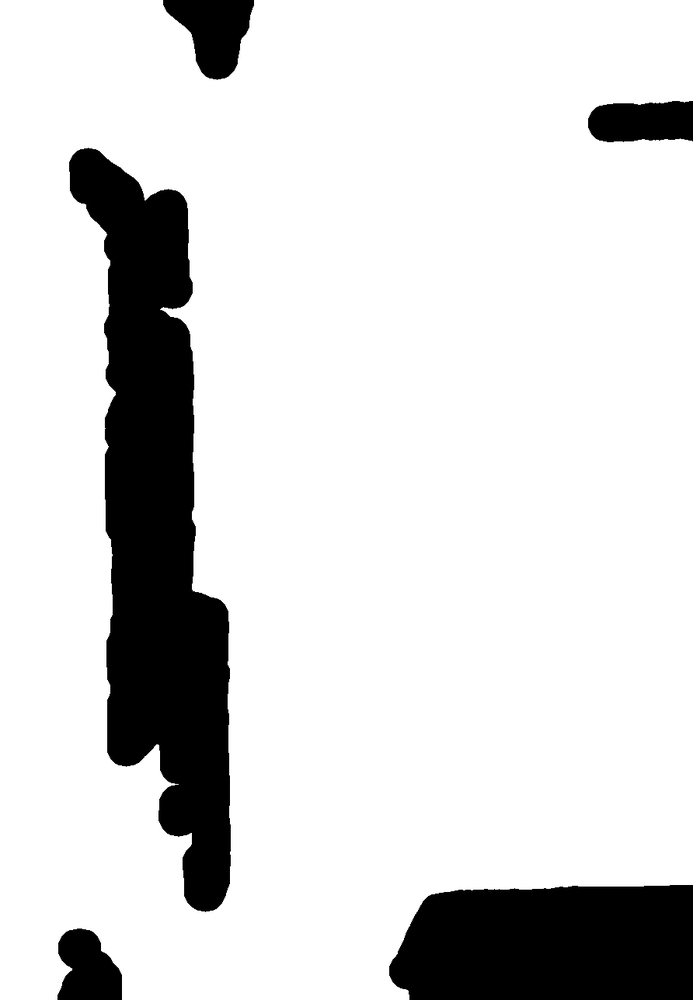
#> input picture mp-data/processed/spatial/walkable_mask.png, 693 x 1000 px, shrunk from 892 x 1287 before the run, found by its file name
$ python make_barcelona_v1_contact_sheets.py
#> lines starting #> are read from the running program, lines starting #| are printed output that depends on the picture
"""
make_barcelona_v1_contact_sheets.py
-----------------------------------
Builds 5 cross-recording contact sheets from the already-produced
spatial_v21C artifacts (read-only; does not re-encode):

  1. walkable mask        -> _contact_sheets/contact_walkable.png
  2. obstacle mask        -> _contact_sheets/contact_obstacle.png
  3. boundary mask        -> _contact_sheets/contact_boundary.png
  4. distance fields       -> _contact_sheets/contact_distance_fields.png
  5. entrance points       -> _contact_sheets/contact_entrance_points.png
"""
from __future__ import annotations
from pathlib import Path
import matplotlib
matplotlib.use("Agg")
import matplotlib.pyplot as plt
import matplotlib.image as mpimg
import pandas as pd
import numpy as np

ROOT = Path(r"C:\Users\OWNER\Desktop\new_datasets\Barcelona_v1_encoded")
OUT = ROOT / "_contact_sheets"
OUT.mkdir(parents=True, exist_ok=True)
RECS = ["esplanade_espanya_01", "stairs_montjuic_01", "red_bridge_combined_01",
        "placa_catalunya_01", "placa_espanya_01"]


def sheet_single(png_name: str, title: str, out_name: str):
#> called with png_name = 'walkable_mask.png', title = 'Walkable masks (white = walkable)', out_name = 'contact_walkable.png'
    fig, axes = plt.subplots(1, 5, figsize=(24, 6))
    for ax, rec in zip(axes, RECS):
        p = ROOT / rec / "spatial_v21C" / png_name
        if p.exists():
            ax.imshow(mpimg.imread(str(p)), cmap="gray")
        ax.set_title(rec, fontsize=9)
        ax.set_xticks([]); ax.set_yticks([])
    fig.suptitle(title, fontweight="bold", fontsize=14)
    fig.tight_layout(rect=[0, 0, 1, 0.95])
    fig.savefig(OUT / out_name, dpi=130, bbox_inches="tight")
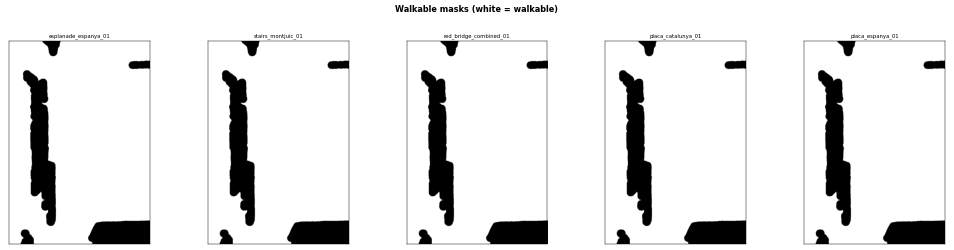
#> figure drawn by matplotlib, 5 panels
#> call 2 of sheet_single, with png_name = 'obstacle_mask.png', title = 'Obstacle masks (white = obstacle)', out_name = 'contact_obstacle.png'
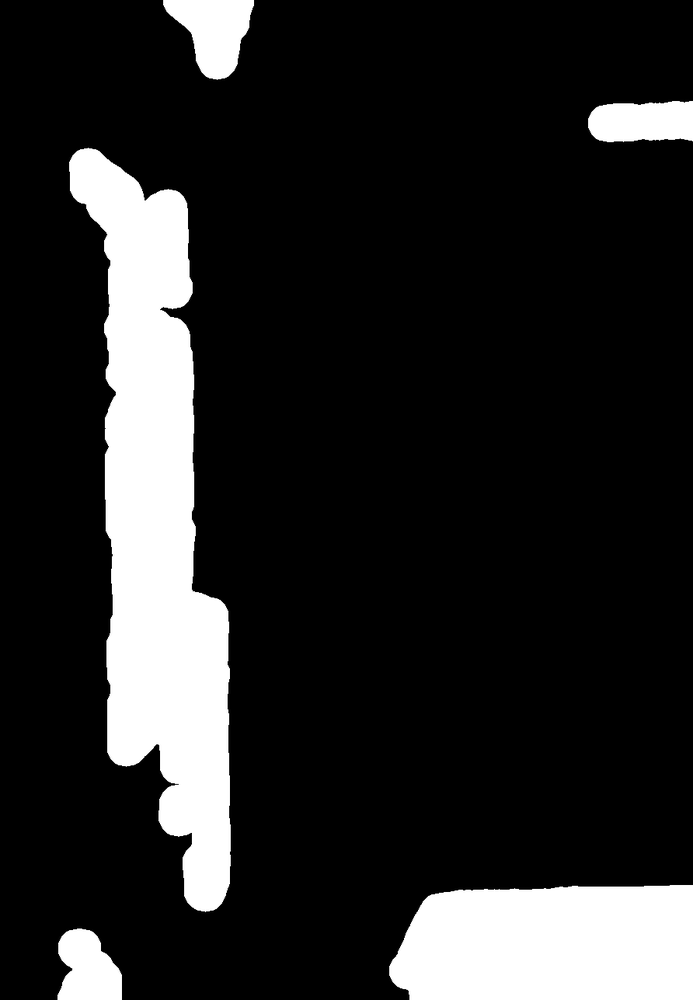
#> input picture mp-data/processed/spatial/obstacle_mask.png, 693 x 1000 px, shrunk from 892 x 1287 before the run, found by its file name
#> in sheet_single (call 2), `fig.savefig(OUT / out_name, dpi=130, bbox_inches="tight")`:
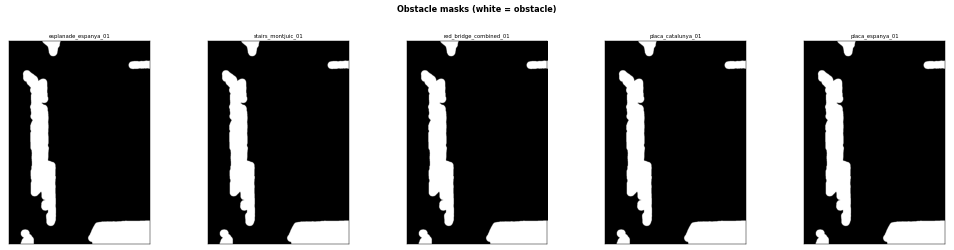
#> figure drawn by matplotlib, 5 panels
#> call 3 of sheet_single, with png_name = 'boundary_mask.png', out_name = 'contact_boundary.png'
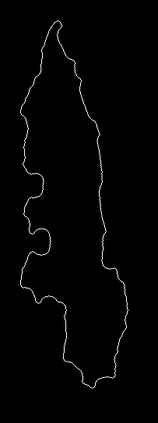
#> input picture mp-data/processed/encoded/auto_v2/boundary_mask.png, 158 x 423 px, shrunk from 203 x 544 before the run, found by its file name
    plt.close(fig)
    print(f"  wrote {out_name}")


def sheet_distance_fields():
    maps = [("distance_to_obstacle_m.png", "dist_to_obstacle"),
            ("distance_to_boundary_m.png", "dist_to_boundary"),
            ("distance_to_entrance_m.png", "dist_to_entrance")]
    fig, axes = plt.subplots(len(RECS), 3, figsize=(15, 4.2 * len(RECS)))
    for i, rec in enumerate(RECS):
        for j, (png, lbl) in enumerate(maps):
            ax = axes[i, j]
            p = ROOT / rec / "spatial_v21C" / png
            if p.exists():
                ax.imshow(mpimg.imread(str(p)))
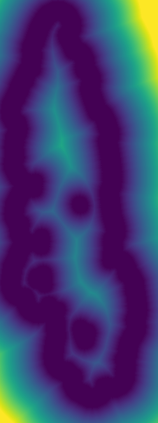
#> input picture mp-data/processed/encoded/auto_v2/distance_to_obstacle_m.png, 158 x 423 px, shrunk from 203 x 544 before the run, found by its file name
            ax.set_xticks([]); ax.set_yticks([])
            if i == 0:
                ax.set_title(lbl, fontsize=12, fontweight="bold")
            if j == 0:
                ax.set_ylabel(rec, fontsize=10)
    fig.suptitle("Distance fields (VIRIDIS: dark=near, bright=far)",
                 fontweight="bold", fontsize=14)
    fig.tight_layout(rect=[0, 0, 1, 0.97])
    fig.savefig(OUT / "contact_distance_fields.png", dpi=120, bbox_inches="tight")
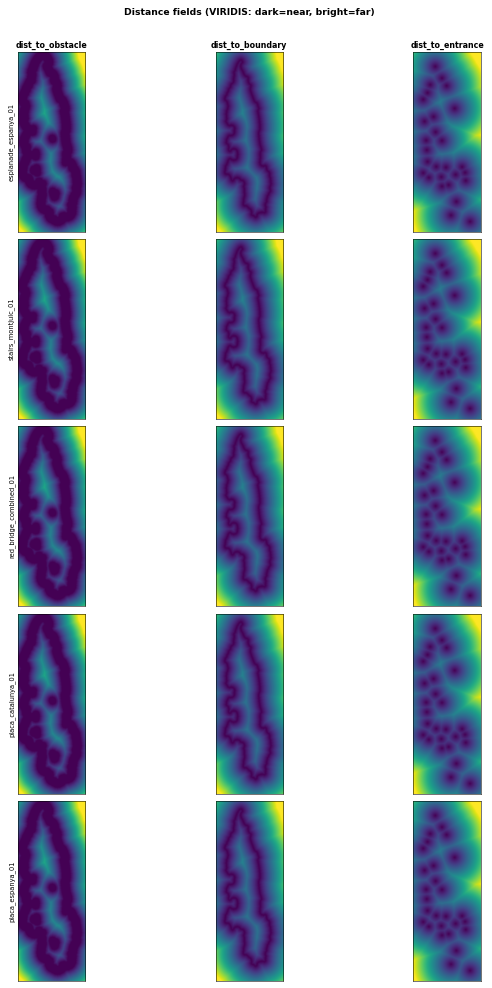
#> figure drawn by matplotlib, 15 panels
    plt.close(fig)
    print("  wrote contact_distance_fields.png")


def sheet_entrance_points():
    fig, axes = plt.subplots(1, 5, figsize=(24, 6))
    for ax, rec in zip(axes, RECS):
        d = ROOT / rec / "spatial_v21C"
        df = pd.read_csv(d / "trajectories_encoded.csv",
                         usecols=["world_x", "world_y"])
        ee = pd.read_csv(d / "entry_exit_points.csv")
        ax.scatter(df.world_x, df.world_y, s=0.2, c="#bdc3c7", alpha=0.35)
        if not ee.empty:
            ax.scatter(ee.center_x, ee.center_y, s=160, c="#e67e22",
                       marker="*", edgecolor="black", linewidth=0.8, zorder=3)
            for _, r in ee.iterrows():
                ax.annotate(f"#{int(r.cluster_id)}", (r.center_x, r.center_y),
                            fontsize=7, ha="left", va="bottom",
                            xytext=(3, 3), textcoords="offset points")
        ax.set_title(f"{rec}\n{len(ee)} entrance clusters", fontsize=9)
        ax.set_aspect("equal", adjustable="datalim")
        ax.grid(True, lw=0.2, alpha=0.4)
        ax.set_xlabel("world_x (m)", fontsize=8)
    fig.suptitle("Entrance / exit clusters (orange ★) over trajectory cloud",
                 fontweight="bold", fontsize=14)
    fig.tight_layout(rect=[0, 0, 1, 0.93])
    fig.savefig(OUT / "contact_entrance_points.png", dpi=130, bbox_inches="tight")
    plt.close(fig)
    print("  wrote contact_entrance_points.png")


if __name__ == "__main__":
    sheet_single("walkable_mask.png", "Walkable masks (white = walkable)",
                 "contact_walkable.png")
    sheet_single("obstacle_mask.png", "Obstacle masks (white = obstacle)",
                 "contact_obstacle.png")
    sheet_single("boundary_mask.png", "Boundary masks (white = walkable contour)",
                 "contact_boundary.png")
    sheet_distance_fields()
#> (the run stopped early here; a loop or call above may not have finished)
